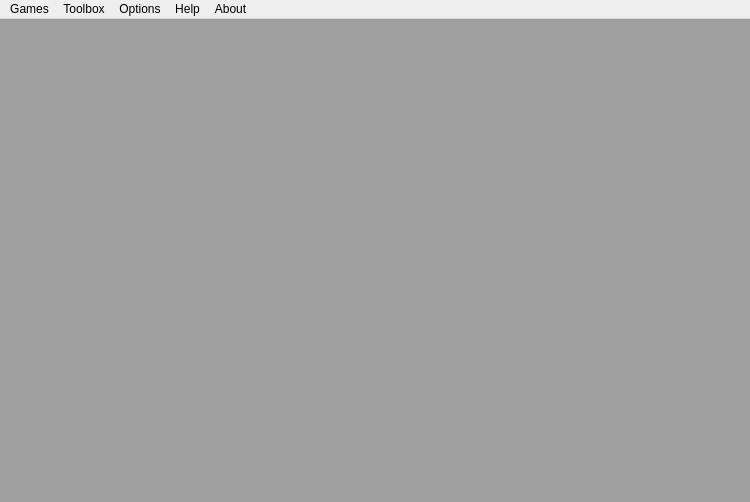
<?xml version="1.0" encoding="UTF-8"?>
<ui version="4.0">
 <class>main_window</class>
 <widget class="QMainWindow" name="main_window">
  <property name="windowModality">
   <enum>Qt::NonModal</enum>
  </property>
  <property name="geometry">
   <rect>
    <x>0</x>
    <y>0</y>
    <width>750</width>
    <height>502</height>
   </rect>
  </property>
  <property name="dockOptions">
   <set>QMainWindow::AllowNestedDocks|QMainWindow::AllowTabbedDocks|QMainWindow::AnimatedDocks|QMainWindow::VerticalTabs</set>
  </property>
  <widget class="QWidget" name="centralwidget">
   <property name="sizePolicy">
    <sizepolicy hsizetype="Expanding" vsizetype="Expanding">
     <horstretch>0</horstretch>
     <verstretch>0</verstretch>
    </sizepolicy>
   </property>
   <layout class="QVBoxLayout" name="verticalLayout">
    <property name="spacing">
     <number>0</number>
    </property>
    <property name="leftMargin">
     <number>0</number>
    </property>
    <property name="topMargin">
     <number>0</number>
    </property>
    <property name="rightMargin">
     <number>0</number>
    </property>
    <property name="bottomMargin">
     <number>0</number>
    </property>
    <item>
     <widget class="QMdiArea" name="mdiArea">
      <property name="sizePolicy">
       <sizepolicy hsizetype="Expanding" vsizetype="Expanding">
        <horstretch>0</horstretch>
        <verstretch>0</verstretch>
       </sizepolicy>
      </property>
      <property name="minimumSize">
       <size>
        <width>0</width>
        <height>0</height>
       </size>
      </property>
      <property name="font">
       <font>
        <pointsize>6</pointsize>
        <stylestrategy>PreferAntialias</stylestrategy>
       </font>
      </property>
      <property name="lineWidth">
       <number>0</number>
      </property>
      <property name="verticalScrollBarPolicy">
       <enum>Qt::ScrollBarAsNeeded</enum>
      </property>
      <property name="horizontalScrollBarPolicy">
       <enum>Qt::ScrollBarAsNeeded</enum>
      </property>
      <property name="viewMode">
       <enum>QMdiArea::TabbedView</enum>
      </property>
      <property name="tabShape">
       <enum>QTabWidget::Rounded</enum>
      </property>
      <property name="tabPosition">
       <enum>QTabWidget::North</enum>
      </property>
     </widget>
    </item>
   </layout>
  </widget>
  <widget class="QMenuBar" name="MenuBar">
   <property name="geometry">
    <rect>
     <x>0</x>
     <y>0</y>
     <width>750</width>
     <height>22</height>
    </rect>
   </property>
   <widget class="QMenu" name="menuEditor">
    <property name="title">
     <string>Toolbox</string>
    </property>
    <addaction name="dactionScriptEditor"/>
    <addaction name="dactionShowMap"/>
    <addaction name="dactionInputLine"/>
    <addaction name="dactionNotepad"/>
    <addaction name="dactionLiveHelpChat"/>
    <addaction name="dactionPackageManager"/>
    <addaction name="dactionReplay"/>
    <addaction name="dactionModuleManager"/>
    <addaction name="dactionPackageExporter"/>
   </widget>
   <widget class="QMenu" name="menuOptions">
    <property name="title">
     <string>Options</string>
    </property>
    <addaction name="dactionOptions"/>
    <addaction name="dactionMultiView"/>
   </widget>
   <widget class="QMenu" name="menuHelp">
    <property name="title">
     <string>Help</string>
    </property>
    <addaction name="dactionHelp"/>
    <addaction name="dactionVideo"/>
    <addaction name="dactionDiscord"/>
    <addaction name="dactionIRC"/>
    <addaction name="dactionForum"/>
   </widget>
   <widget class="QMenu" name="menuAbout">
    <property name="title">
     <string>About</string>
    </property>
    <addaction name="dactionAbout"/>
    <addaction name="dactionUpdate"/>
    <addaction name="dactionUpdateHistory"/>
    <addaction name="dactionReportIssue"/>
   </widget>
   <widget class="QMenu" name="menuGames">
    <property name="title">
     <string>Games</string>
    </property>
    <addaction name="dactionConnect"/>
    <addaction name="separator"/>
    <addaction name="dactionDisconnect"/>
    <addaction name="dactionReconnect"/>
   </widget>
   <addaction name="menuGames"/>
   <addaction name="menuEditor"/>
   <addaction name="menuOptions"/>
   <addaction name="menuHelp"/>
   <addaction name="menuAbout"/>
  </widget>
  <action name="dactionConnect">
   <property name="text">
    <string>Play</string>
   </property>
   <property name="toolTip">
    <string>&lt;p&gt;Configure connection details of, and make a connection to, game servers.&lt;/p&gt;</string>
   </property>
  </action>
  <action name="dactionDisconnect">
   <property name="text">
    <string>Disconnect</string>
   </property>
   <property name="toolTip">
    <string>&lt;p&gt;Disconnect from the current game server.&lt;/p&gt;</string>
   </property>
  </action>
  <action name="dactionReconnect">
   <property name="text">
    <string>Reconnect</string>
   </property>
   <property name="toolTip">
    <string>&lt;p&gt;Disconnect and then reconnect to the current game server.&lt;/p&gt;</string>
   </property>
  </action>
  <action name="dactionOptions">
   <property name="text">
    <string>Preferences</string>
   </property>
   <property name="toolTip">
    <string>&lt;p&gt;Configure setting for the Mudlet application globally and for the current profile.&lt;/p&gt;</string>
   </property>
  </action>
  <action name="dactionScriptEditor">
   <property name="text">
    <string>Script editor</string>
   </property>
   <property name="toolTip">
    <string>&lt;p&gt;Opens the Editor for the different types of things that can be scripted by the user.&lt;/p&gt;</string>
   </property>
  </action>
  <action name="dactionNotepad">
   <property name="text">
    <string>Notepad</string>
   </property>
   <property name="toolTip">
    <string>&lt;p&gt;Opens a free form text editor window for this profile that is saved between sessions.&lt;/p&gt;</string>
   </property>
  </action>
  <action name="dactionHelp">
   <property name="text">
    <string>API Reference</string>
   </property>
   <property name="toolTip">
    <string>&lt;p&gt;Opens the Mudlet manual in your web browser.&lt;/p&gt;</string>
   </property>
  </action>
  <action name="dactionAbout">
   <property name="text">
    <string>About Mudlet</string>
   </property>
   <property name="toolTip">
    <string comment="Tooltip for About Mudlet sub-menu item and main toolbar button (or menu item if an update has changed that control to have a popup menu instead) (Used in 3 places - please ensure all have the same translation).">&lt;p&gt;Inform yourself about this version of Mudlet, the people who made it and the licence under which you can share it.&lt;/p&gt;</string>
   </property>
  </action>
  <action name="dactionIRC">
   <property name="text">
    <string>IRC</string>
   </property>
   <property name="toolTip">
    <string>&lt;p&gt;Opens a built-in IRC chat on the #mudlet channel on Freenode IRC servers.&lt;/p&gt;</string>
   </property>
  </action>
  <action name="dactionVideo">
   <property name="text">
    <string>Video tutorials</string>
   </property>
   <property name="toolTip">
    <string>&lt;p&gt;Opens an (on-line) collection of &quot;Educational Mudlet screencasts&quot; in your system web-browser.&lt;/p&gt;</string>
   </property>
  </action>
  <action name="dactionReplay">
   <property name="text">
    <string>Load replay</string>
   </property>
   <property name="toolTip">
    <string>&lt;p&gt;Load a previous saved game session that can be used to test Mudlet lua systems (off-line!).&lt;/p&gt;</string>
   </property>
  </action>
  <action name="dactionForum">
   <property name="text">
    <string>Online forum</string>
   </property>
   <property name="toolTip">
    <string>&lt;p&gt;Opens the (on-line) Mudlet Forum in your system web-browser.&lt;/p&gt;</string>
   </property>
  </action>
  <action name="dactionUpdate">
   <property name="text">
    <string>Check for updates...</string>
   </property>
  </action>
  <action name="dactionLiveHelpChat">
   <property name="text">
    <string>Live help chat</string>
   </property>
   <property name="toolTip">
    <string>&lt;p&gt;Opens a built-in IRC chat on the #mudlet channel on Freenode IRC servers.&lt;/p&gt;</string>
   </property>
  </action>
  <action name="dactionShowMap">
   <property name="text">
    <string>Show map</string>
   </property>
   <property name="toolTip">
    <string>&lt;p&gt;Show or hide the game map.&lt;/p&gt;</string>
   </property>
  </action>
  <action name="dactionPackageManager">
   <property name="text">
    <string>Package manager</string>
   </property>
   <property name="toolTip">
    <string>&lt;p&gt;Install and remove collections of Mudlet lua items (packages).&lt;/p&gt;</string>
   </property>
  </action>
  <action name="dactionModuleManager">
   <property name="text">
    <string>Module manager</string>
   </property>
   <property name="toolTip">
    <string>&lt;p&gt;Install and remove (share- &amp; sync-able) collections of Mudlet lua items (modules).&lt;/p&gt;</string>
   </property>
  </action>
  <action name="dactionPackageExporter">
   <property name="text">
    <string>Package exporter (experimental)</string>
   </property>
   <property name="toolTip">
    <string>&lt;p&gt;Gather and bundle up collections of Mudlet Lua items and other reasources into a module.&lt;/p&gt;</string>
   </property>
  </action>
  <action name="dactionMultiView">
   <property name="checkable">
    <bool>true</bool>
   </property>
   <property name="checked">
    <bool>false</bool>
   </property>
   <property name="enabled">
    <bool>false</bool>
   </property>
   <property name="text">
    <string>MultiView</string>
   </property>
   <property name="toolTip">
    <string comment="Same text is used in 2 places.">&lt;p&gt;Splits the Mudlet screen to show multiple profiles at once; disabled when less than two are loaded.&lt;/p&gt;</string>
   </property>
  </action>
  <action name="dactionInputLine">
   <property name="checkable">
    <bool>true</bool>
   </property>
   <property name="checked">
    <bool>false</bool>
   </property>
   <property name="text">
    <string>Compact input line</string>
   </property>
   <property name="toolTip">
    <string>&lt;p&gt;Hide / show the search area and buttons at the bottom of the screen.&lt;/p&gt;</string>
   </property>
  </action>
  <action name="dactionDiscord">
   <property name="text">
    <string>Discord help channel</string>
   </property>
  </action>
  <action name="dactionReportIssue">
   <property name="text">
    <string>Report an issue</string>
   </property>
   <property name="iconText">
    <string>Report an issue</string>
   </property>
   <property name="toolTip">
    <string>The public test build gets newer features to you quicker, and you help us find issues in them quicker. Spotted something odd? Let us know asap!</string>
   </property>
  </action>
  <action name="dactionUpdateHistory">
   <property name="text">
    <string>Show update history</string>
   </property>
  </action>
 </widget>
 <resources/>
 <connections/>
</ui>
